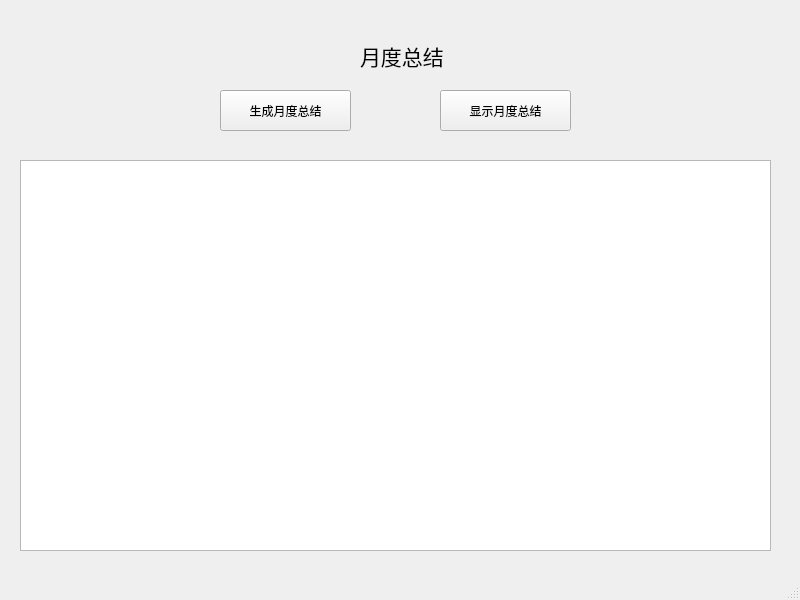
<?xml version="1.0" encoding="UTF-8"?>
<ui version="4.0">
 <class>month_view</class>
 <widget class="QMainWindow" name="month_view">
  <property name="geometry">
   <rect>
    <x>0</x>
    <y>0</y>
    <width>800</width>
    <height>600</height>
   </rect>
  </property>
  <property name="windowTitle">
   <string>MainWindow</string>
  </property>
  <property name="styleSheet">
   <string notr="true"/>
  </property>
  <widget class="QWidget" name="centralwidget">
   <widget class="QTableView" name="tableView">
    <property name="geometry">
     <rect>
      <x>20</x>
      <y>160</y>
      <width>751</width>
      <height>391</height>
     </rect>
    </property>
   </widget>
   <widget class="QLabel" name="label">
    <property name="geometry">
     <rect>
      <x>360</x>
      <y>40</y>
      <width>111</width>
      <height>31</height>
     </rect>
    </property>
    <property name="font">
     <font>
      <family>方正等线</family>
      <pointsize>16</pointsize>
     </font>
    </property>
    <property name="text">
     <string>月度总结</string>
    </property>
   </widget>
   <widget class="QPushButton" name="pushButton">
    <property name="geometry">
     <rect>
      <x>220</x>
      <y>90</y>
      <width>131</width>
      <height>41</height>
     </rect>
    </property>
    <property name="text">
     <string>生成月度总结</string>
    </property>
   </widget>
   <widget class="QPushButton" name="pushButton_2">
    <property name="geometry">
     <rect>
      <x>440</x>
      <y>90</y>
      <width>131</width>
      <height>41</height>
     </rect>
    </property>
    <property name="text">
     <string>显示月度总结</string>
    </property>
   </widget>
  </widget>
  <widget class="QMenuBar" name="menubar">
   <property name="geometry">
    <rect>
     <x>0</x>
     <y>0</y>
     <width>800</width>
     <height>23</height>
    </rect>
   </property>
  </widget>
  <widget class="QStatusBar" name="statusbar"/>
 </widget>
 <resources/>
 <connections/>
</ui>
